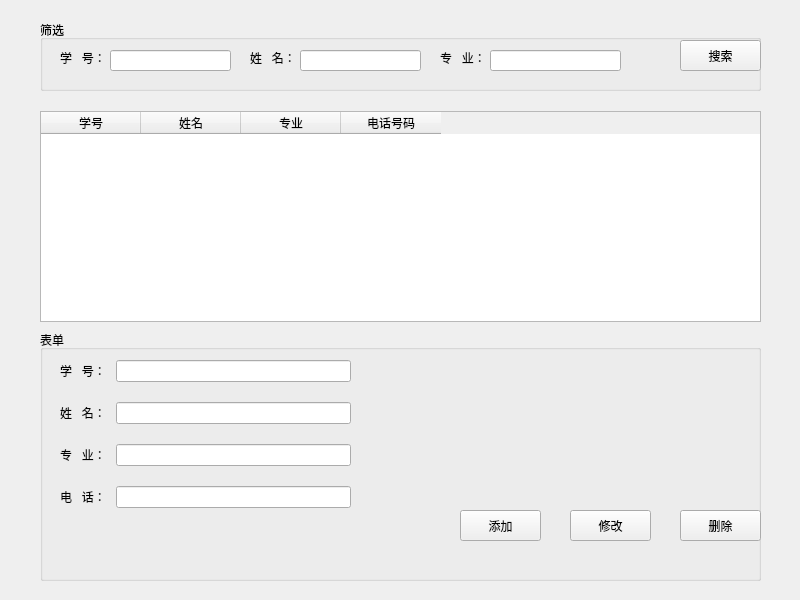
<?xml version="1.0" encoding="UTF-8"?>
<ui version="4.0">
 <class>Form</class>
 <widget class="QWidget" name="Form">
  <property name="geometry">
   <rect>
    <x>0</x>
    <y>0</y>
    <width>800</width>
    <height>600</height>
   </rect>
  </property>
  <property name="windowTitle">
   <string>学生信息维护</string>
  </property>
  <widget class="QTableWidget" name="StudentTable">
   <property name="geometry">
    <rect>
     <x>40</x>
     <y>111</y>
     <width>721</width>
     <height>211</height>
    </rect>
   </property>
   <column>
    <property name="text">
     <string>学号</string>
    </property>
   </column>
   <column>
    <property name="text">
     <string>姓名</string>
    </property>
   </column>
   <column>
    <property name="text">
     <string>专业</string>
    </property>
   </column>
   <column>
    <property name="text">
     <string>电话号码</string>
    </property>
   </column>
  </widget>
  <widget class="QGroupBox" name="groupBox">
   <property name="geometry">
    <rect>
     <x>40</x>
     <y>20</y>
     <width>721</width>
     <height>71</height>
    </rect>
   </property>
   <property name="title">
    <string>筛选</string>
   </property>
   <widget class="QLabel" name="label">
    <property name="geometry">
     <rect>
      <x>20</x>
      <y>30</y>
      <width>53</width>
      <height>15</height>
     </rect>
    </property>
    <property name="text">
     <string>学   号：</string>
    </property>
   </widget>
   <widget class="QLineEdit" name="selectSid">
    <property name="geometry">
     <rect>
      <x>70</x>
      <y>30</y>
      <width>121</width>
      <height>21</height>
     </rect>
    </property>
   </widget>
   <widget class="QLabel" name="label_2">
    <property name="geometry">
     <rect>
      <x>210</x>
      <y>30</y>
      <width>53</width>
      <height>15</height>
     </rect>
    </property>
    <property name="text">
     <string>姓   名：</string>
    </property>
   </widget>
   <widget class="QLineEdit" name="selectSname">
    <property name="geometry">
     <rect>
      <x>260</x>
      <y>30</y>
      <width>121</width>
      <height>21</height>
     </rect>
    </property>
   </widget>
   <widget class="QLabel" name="label_3">
    <property name="geometry">
     <rect>
      <x>400</x>
      <y>30</y>
      <width>53</width>
      <height>15</height>
     </rect>
    </property>
    <property name="text">
     <string>专   业：</string>
    </property>
   </widget>
   <widget class="QLineEdit" name="selectMajor">
    <property name="geometry">
     <rect>
      <x>450</x>
      <y>30</y>
      <width>131</width>
      <height>21</height>
     </rect>
    </property>
   </widget>
   <widget class="QPushButton" name="searchSure">
    <property name="geometry">
     <rect>
      <x>640</x>
      <y>20</y>
      <width>81</width>
      <height>31</height>
     </rect>
    </property>
    <property name="text">
     <string>搜索</string>
    </property>
   </widget>
  </widget>
  <widget class="QGroupBox" name="groupBox_2">
   <property name="geometry">
    <rect>
     <x>40</x>
     <y>330</y>
     <width>721</width>
     <height>251</height>
    </rect>
   </property>
   <property name="title">
    <string>表单</string>
   </property>
   <widget class="QWidget" name="formLayoutWidget">
    <property name="geometry">
     <rect>
      <x>10</x>
      <y>20</y>
      <width>311</width>
      <height>221</height>
     </rect>
    </property>
    <layout class="QFormLayout" name="formLayout">
     <property name="horizontalSpacing">
      <number>10</number>
     </property>
     <property name="verticalSpacing">
      <number>20</number>
     </property>
     <property name="leftMargin">
      <number>10</number>
     </property>
     <property name="topMargin">
      <number>10</number>
     </property>
     <property name="rightMargin">
      <number>10</number>
     </property>
     <property name="bottomMargin">
      <number>10</number>
     </property>
     <item row="0" column="0">
      <widget class="QLabel" name="label_5">
       <property name="text">
        <string>学   号：</string>
       </property>
      </widget>
     </item>
     <item row="0" column="1">
      <widget class="QLineEdit" name="alterSid"/>
     </item>
     <item row="1" column="0">
      <widget class="QLabel" name="label_6">
       <property name="text">
        <string>姓   名：</string>
       </property>
      </widget>
     </item>
     <item row="1" column="1">
      <widget class="QLineEdit" name="alterSname"/>
     </item>
     <item row="2" column="0">
      <widget class="QLabel" name="label_7">
       <property name="text">
        <string>专   业：</string>
       </property>
      </widget>
     </item>
     <item row="2" column="1">
      <widget class="QLineEdit" name="alterMajor"/>
     </item>
     <item row="3" column="0">
      <widget class="QLabel" name="label_8">
       <property name="text">
        <string>电   话：</string>
       </property>
      </widget>
     </item>
     <item row="3" column="1">
      <widget class="QLineEdit" name="alterTel"/>
     </item>
    </layout>
   </widget>
   <widget class="QPushButton" name="alterSure">
    <property name="geometry">
     <rect>
      <x>530</x>
      <y>180</y>
      <width>81</width>
      <height>31</height>
     </rect>
    </property>
    <property name="text">
     <string>修改</string>
    </property>
   </widget>
   <widget class="QPushButton" name="deleteSure">
    <property name="geometry">
     <rect>
      <x>640</x>
      <y>180</y>
      <width>81</width>
      <height>31</height>
     </rect>
    </property>
    <property name="text">
     <string>删除</string>
    </property>
   </widget>
   <widget class="QPushButton" name="addSure">
    <property name="geometry">
     <rect>
      <x>420</x>
      <y>180</y>
      <width>81</width>
      <height>31</height>
     </rect>
    </property>
    <property name="text">
     <string>添加</string>
    </property>
   </widget>
  </widget>
 </widget>
 <resources/>
 <connections/>
</ui>
